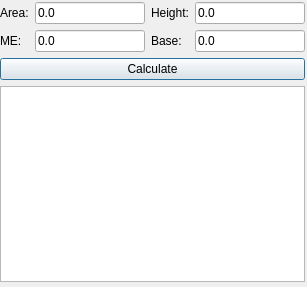
<?xml version="1.0" encoding="UTF-8"?>
<ui version="4.0">
 <class>triangleArea</class>
 <widget class="QDialog" name="triangleArea">
  <property name="geometry">
   <rect>
    <x>0</x>
    <y>0</y>
    <width>307</width>
    <height>287</height>
   </rect>
  </property>
  <property name="windowTitle">
   <string>Triangle Formula: Area</string>
  </property>
  <widget class="QWidget" name="layoutWidget">
   <property name="geometry">
    <rect>
     <x>0</x>
     <y>2</y>
     <width>305</width>
     <height>280</height>
    </rect>
   </property>
   <layout class="QGridLayout" name="gridLayout_2">
    <item row="0" column="0">
     <layout class="QGridLayout" name="gridLayout">
      <item row="0" column="0">
       <widget class="QLabel" name="label">
        <property name="text">
         <string>Area:</string>
        </property>
       </widget>
      </item>
      <item row="0" column="1">
       <widget class="QLineEdit" name="areaText">
        <property name="text">
         <string>0.0</string>
        </property>
       </widget>
      </item>
      <item row="0" column="2">
       <widget class="QLabel" name="label_2">
        <property name="text">
         <string>Height:</string>
        </property>
       </widget>
      </item>
      <item row="0" column="3">
       <widget class="QLineEdit" name="heightText">
        <property name="text">
         <string>0.0</string>
        </property>
       </widget>
      </item>
      <item row="1" column="0">
       <widget class="QLabel" name="label_4">
        <property name="text">
         <string>ME:</string>
        </property>
       </widget>
      </item>
      <item row="1" column="1">
       <widget class="QLineEdit" name="maxErrorText">
        <property name="text">
         <string>0.0</string>
        </property>
       </widget>
      </item>
      <item row="1" column="2">
       <widget class="QLabel" name="label_3">
        <property name="text">
         <string>Base:</string>
        </property>
       </widget>
      </item>
      <item row="1" column="3">
       <widget class="QLineEdit" name="baseText">
        <property name="text">
         <string>0.0</string>
        </property>
       </widget>
      </item>
      <item row="2" column="0" colspan="4">
       <widget class="QPushButton" name="calculateBtn">
        <property name="text">
         <string>Calculate</string>
        </property>
       </widget>
      </item>
     </layout>
    </item>
    <item row="1" column="0">
     <widget class="QPlainTextEdit" name="plainTextEdit"/>
    </item>
   </layout>
  </widget>
 </widget>
 <resources/>
 <connections/>
</ui>
